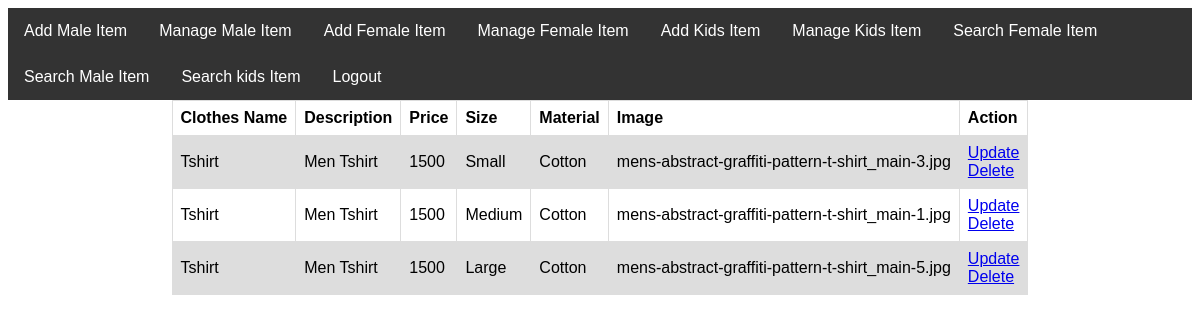
/new_Admin/Admin-Manage-male-cloths.php, run on the app's committed database.
### tables this page shows
CREATE TABLE `mclothes` (
  `id` int(11) NOT NULL,
  `name` varchar(100) NOT NULL,
  `discription` varchar(255) NOT NULL,
  `price` varchar(100) NOT NULL,
  `size` varchar(100) NOT NULL,
  `metirial` varchar(100) NOT NULL,
  `file` text NOT NULL,
  `qty` int(11) NOT NULL
);

### new_Admin/Admin-Manage-male-cloths.php (the view, shortened to what this page needs)
<?php include("../connection.php");?>
<html>
<head>
<link rel="stylesheet" href="table.css" />
</head>
<body>
<?php include("Admin-navigation-bar.php");?>
<center>
    <table class="table">
        <tr>
          <th>Clothes Name</th>
          <th>Description</th>
          <th>Price</th>
          <th>Size</th>
          <th>Material</th>
          <th>Image</th>
          <th>Action</th>
        </tr>
        <?php
          $query = "select * from mclothes";
          $select_cloths = mysqli_query($conn, $query);
          while ($row = mysqli_fetch_assoc($select_cloths)) {
            $id = $row['id'];
            $Name = $row['name'];
            $Discription = $row['discription'];
            $price = $row['price'];
            $Size = $row['size'];
            $Metirial = $row['metirial'];
            $Image = $row['file'];
            echo "<tr>";
            echo "<td>$Name</td>";
            echo "<td>$Discription</td>";
            echo "<td>$price</td>";
            echo "<td>$Size</td>";
            echo "<td>$Metirial</td>";
            echo "<td>$Image</td>";
            echo "<td><a href='Admin-Male-Update.php?edit={$id}'>Update</a><br>
                      <a href='Admin-Manage-male-cloths.php?delete={$id}'>Delete</a></td>";
            echo "</tr>";
          }
        ?>
      </table>
      </center>
      </body>

### new_Admin/table.css (style rules this page uses)
table { font-family: arial, sans-serif; border-collapse: collapse; }
td, th { border: 1px solid #dddddd; text-align: left; padding: 8px; }
tr:nth-child(even) { background-color: #dddddd; }

### data on the page
mclothes: name "Tshirt", discription "Men Tshirt", price "1500", size "Small", metirial "Cotton", file "mens-abstract-graffiti-pattern-t-shirt_main-3.jpg"
mclothes: name "Tshirt", discription "Men Tshirt", price "1500", size "Medium", metirial "Cotton", file "mens-abstract-graffiti-pattern-t-shirt_main-1.jpg"
mclothes: name "Tshirt", discription "Men Tshirt", price "1500", size "Large", metirial "Cotton", file "mens-abstract-graffiti-pattern-t-shirt_main-5.jpg"
